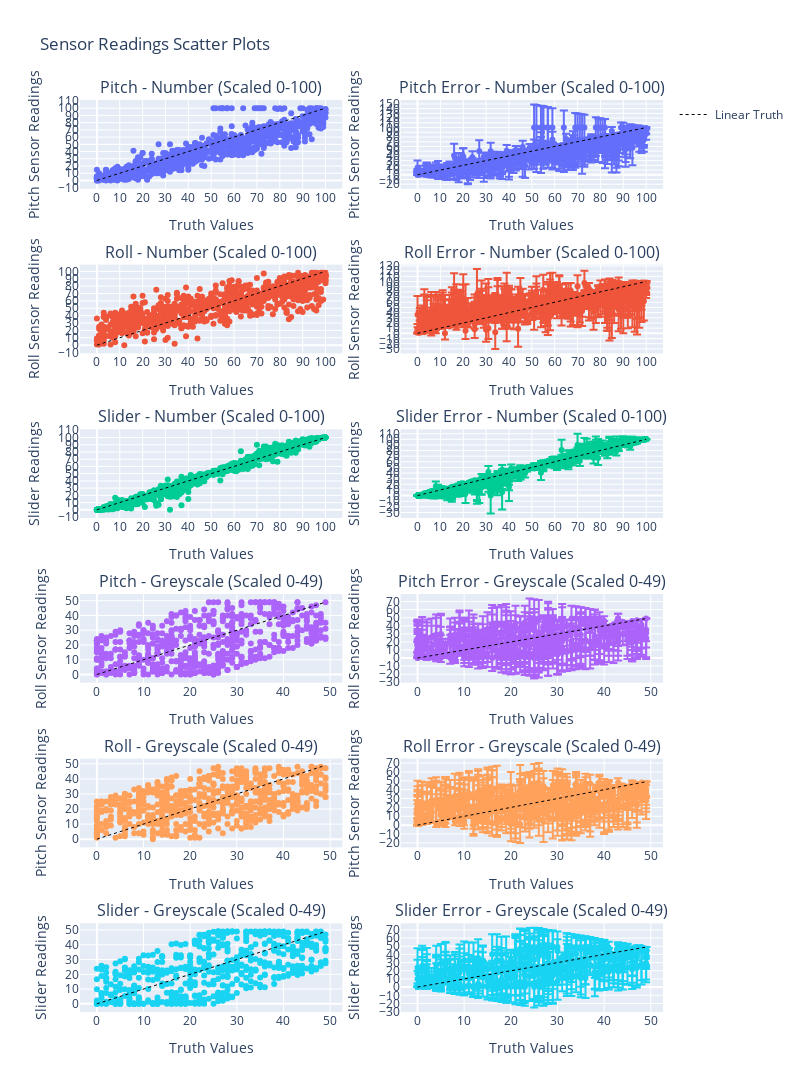

Write notebook code for a chart like this one.
### Code cell
g_pitch_greyscale_df = df[(df["experiment_type"] == "gesture_pitch_greyscale")]
g_pitch_number_df = df[(df["experiment_type"] == "gesture_pitch_number")]
g_roll_greyscale_df = df[(df["experiment_type"] == "gesture_roll_greyscale")]
g_roll_number_df = df[(df["experiment_type"] == "gesture_roll_number")]
g_slider_greyscale_df = df[(df["experiment_type"] == "slider_greyscale")]
g_slider_number_df = df[(df["experiment_type"] == "slider_number")]

fig = sp.make_subplots(rows=6, cols=2, subplot_titles=(
    'Pitch - Number (Scaled 0-100)',
    'Pitch Error - Number (Scaled 0-100)',
    'Roll - Number (Scaled 0-100)',
    'Roll Error - Number (Scaled 0-100)',
    'Slider - Number (Scaled 0-100)',
    'Slider Error - Number (Scaled 0-100)',
    'Pitch - Greyscale (Scaled 0-49)',
    'Pitch Error - Greyscale (Scaled 0-49)',
    'Roll - Greyscale (Scaled 0-49)',
    'Roll Error - Greyscale (Scaled 0-49)',
    'Slider - Greyscale (Scaled 0-49)',
    'Slider Error - Greyscale (Scaled 0-49)'
))

def add_scatter_with_equal_axes(df, truth_info, error_y, scale, row, col, fig):
    legend_repeated = row < 2 and col < 2
    trace = px.scatter(df, x="truth", y=truth_info['truth'], error_y=error_y, color_discrete_sequence=[px.colors.qualitative.Plotly[row - 1]]).data[0]
    fig.add_trace(trace, row=row, col=col)
    fig.update_xaxes(tickmode='linear', dtick=10, row=row, col=col)
    fig.update_yaxes(tickmode='linear', dtick=10, row=row, col=col)
    fig.add_shape(
        type="line",
        x0=0, y0=0, x1=scale, y1=scale,
        line=dict(color="Black", width=1, dash="dot"),
        row=row, col=col,
        showlegend=legend_repeated,
        name="Linear Truth")

add_scatter_with_equal_axes(g_pitch_number_df, experiment_truth_type["gesture_pitch_number"], None, scale_type["gesture_pitch_number"], 1, 1, fig)
add_scatter_with_equal_axes(g_pitch_number_df, experiment_truth_type["gesture_pitch_number"], experiment_truth_type["gesture_pitch_number"]["truth_diff"], scale_type["gesture_pitch_number"], 1, 2, fig)

add_scatter_with_equal_axes(g_roll_number_df, experiment_truth_type["gesture_roll_number"], None, scale_type["gesture_roll_number"], 2, 1, fig)
add_scatter_with_equal_axes(g_roll_number_df, experiment_truth_type["gesture_roll_number"], experiment_truth_type["gesture_roll_number"]["truth_diff"], scale_type["gesture_roll_number"], 2, 2, fig)

add_scatter_with_equal_axes(g_slider_number_df, experiment_truth_type["slider_number"], None, scale_type["slider_number"], 3, 1, fig)
add_scatter_with_equal_axes(g_slider_number_df, experiment_truth_type["slider_number"], experiment_truth_type["slider_number"]["truth_diff"], scale_type["slider_number"], 3, 2, fig)

add_scatter_with_equal_axes(g_pitch_greyscale_df, experiment_truth_type["gesture_pitch_greyscale"], None, scale_type["gesture_pitch_greyscale"], 4, 1, fig)
add_scatter_with_equal_axes(g_pitch_greyscale_df, experiment_truth_type["gesture_pitch_greyscale"], experiment_truth_type["gesture_pitch_greyscale"]["truth_diff"], scale_type["gesture_pitch_greyscale"], 4, 2, fig)

add_scatter_with_equal_axes(g_roll_greyscale_df, experiment_truth_type["gesture_roll_greyscale"], None, scale_type["gesture_roll_greyscale"], 5, 1, fig)
add_scatter_with_equal_axes(g_roll_greyscale_df, experiment_truth_type["gesture_roll_greyscale"], experiment_truth_type["gesture_roll_greyscale"]["truth_diff"], scale_type["gesture_roll_greyscale"], 5, 2, fig)

add_scatter_with_equal_axes(g_slider_greyscale_df, experiment_truth_type["slider_greyscale"], None, scale_type["slider_greyscale"], 6, 1, fig)
add_scatter_with_equal_axes(g_slider_greyscale_df, experiment_truth_type["slider_greyscale"], experiment_truth_type["slider_greyscale"]["truth_diff"], scale_type["slider_greyscale"], 6, 2, fig)

fig.update_layout(height=6*400, width=2*400, title_text="Sensor Readings Scatter Plots")
fig.update_xaxes(title_text="Truth Values")
fig.update_yaxes(title_text="Sensor Readings")

fig['layout']['yaxis1'].update(title='Pitch Sensor Readings')
fig['layout']['yaxis2'].update(title='Pitch Sensor Readings')
fig['layout']['yaxis3'].update(title='Roll Sensor Readings')
fig['layout']['yaxis4'].update(title='Roll Sensor Readings')
fig['layout']['yaxis5'].update(title='Slider Readings')
fig['layout']['yaxis6'].update(title='Slider Readings')
fig['layout']['yaxis7'].update(title='Roll Sensor Readings')
fig['layout']['yaxis8'].update(title='Roll Sensor Readings')
fig['layout']['yaxis9'].update(title='Pitch Sensor Readings')
fig['layout']['yaxis10'].update(title='Pitch Sensor Readings')
fig['layout']['yaxis11'].update(title='Slider Readings')
fig['layout']['yaxis12'].update(title='Slider Readings')

fig.show()

### Figure 1 — Plotly figure (JSON) as saved in the notebook; plotly's stock layout.template omitted (floating-point values rounded to 4 significant figures; data arrays with more than 128 entries replaced by an {"elided": "..."} marker saying what was removed)
{"data": [{"hovertemplate": "truth=%{x}<br>pitch_truth=%{y}<extra></extra>", "legendgroup": "", "marker": {"color": "#636EFA", "symbol": "circle"}, "mode": "markers", "name": "", "orientation": "v", "showlegend": false, "type": "scatter", "x": {"elided": "786 int values"}, "xaxis": "x", "y": {"elided": "786 int values"}, "yaxis": "y"}, {"error_y": {"array": {"elided": "786 int values"}}, "hovertemplate": "truth=%{x}<br>pitch_truth=%{y}<extra></extra>", "legendgroup": "", "marker": {"color": "#636EFA", "symbol": "circle"}, "mode": "markers", "name": "", "orientation": "v", "showlegend": false, "type": "scatter", "x": {"elided": "786 int values"}, "xaxis": "x2", "y": {"elided": "786 int values"}, "yaxis": "y2"}, {"hovertemplate": "truth=%{x}<br>roll_truth=%{y}<extra></extra>", "legendgroup": "", "marker": {"color": "#EF553B", "symbol": "circle"}, "mode": "markers", "name": "", "orientation": "v", "showlegend": false, "type": "scatter", "x": {"elided": "796 int values"}, "xaxis": "x3", "y": {"elided": "796 int values"}, "yaxis": "y3"}, {"error_y": {"array": {"elided": "796 int values"}}, "hovertemplate": "truth=%{x}<br>roll_truth=%{y}<extra></extra>", "legendgroup": "", "marker": {"color": "#EF553B", "symbol": "circle"}, "mode": "markers", "name": "", "orientation": "v", "showlegend": false, "type": "scatter", "x": {"elided": "796 int values"}, "xaxis": "x4", "y": {"elided": "796 int values"}, "yaxis": "y4"}, {"hovertemplate": "truth=%{x}<br>value=%{y}<extra></extra>", "legendgroup": "", "marker": {"color": "#00CC96", "symbol": "circle"}, "mode": "markers", "name": "", "orientation": "v", "showlegend": false, "type": "scatter", "x": {"elided": "798 int values"}, "xaxis": "x5", "y": {"elided": "798 float values"}, "yaxis": "y5"}, {"error_y": {"array": {"elided": "798 float values"}}, "hovertemplate": "truth=%{x}<br>value=%{y}<extra></extra>", "legendgroup": "", "marker": {"color": "#00CC96", "symbol": "circle"}, "mode": "markers", "name": "", "orientation": "v", "showlegend": false, "type": "scatter", "x": {"elided": "798 int values"}, "xaxis": "x6", "y": {"elided": "798 float values"}, "yaxis": "y6"}, {"hovertemplate": "truth=%{x}<br>pitch_truth=%{y}<extra></extra>", "legendgroup": "", "marker": {"color": "#AB63FA", "symbol": "circle"}, "mode": "markers", "name": "", "orientation": "v", "showlegend": false, "type": "scatter", "x": {"elided": "586 int values"}, "xaxis": "x7", "y": {"elided": "586 int values"}, "yaxis": "y7"}, {"error_y": {"array": {"elided": "586 int values"}}, "hovertemplate": "truth=%{x}<br>pitch_truth=%{y}<extra></extra>", "legendgroup": "", "marker": {"color": "#AB63FA", "symbol": "circle"}, "mode": "markers", "name": "", "orientation": "v", "showlegend": false, "type": "scatter", "x": {"elided": "586 int values"}, "xaxis": "x8", "y": {"elided": "586 int values"}, "yaxis": "y8"}, {"hovertemplate": "truth=%{x}<br>roll_truth=%{y}<extra></extra>", "legendgroup": "", "marker": {"color": "#FFA15A", "symbol": "circle"}, "mode": "markers", "name": "", "orientation": "v", "showlegend": false, "type": "scatter", "x": {"elided": "621 int values"}, "xaxis": "x9", "y": {"elided": "621 int values"}, "yaxis": "y9"}, {"error_y": {"array": {"elided": "621 int values"}}, "hovertemplate": "truth=%{x}<br>roll_truth=%{y}<extra></extra>", "legendgroup": "", "marker": {"color": "#FFA15A", "symbol": "circle"}, "mode": "markers", "name": "", "orientation": "v", "showlegend": false, "type": "scatter", "x": {"elided": "621 int values"}, "xaxis": "x10", "y": {"elided": "621 int values"}, "yaxis": "y10"}, {"hovertemplate": "truth=%{x}<br>value=%{y}<extra></extra>", "legendgroup": "", "marker": {"color": "#19D3F3", "symbol": "circle"}, "mode": "markers", "name": "", "orientation": "v", "showlegend": false, "type": "scatter", "x": {"elided": "568 int values"}, "xaxis": "x11", "y": {"elided": "568 float values"}, "yaxis": "y11"}, {"error_y": {"array": {"elided": "568 float values"}}, "hovertemplate": "truth=%{x}<br>value=%{y}<extra></extra>", "legendgroup": "", "marker": {"color": "#19D3F3", "symbol": "circle"}, "mode": "markers", "name": "", "orientation": "v", "showlegend": false, "type": "scatter", "x": {"elided": "568 int values"}, "xaxis": "x12", "y": {"elided": "568 float values"}, "yaxis": "y12"}], "layout": {"annotations": [{"font": {"size": 16}, "showarrow": false, "text": "Pitch - Number (Scaled 0-100)", "x": 0.225, "xanchor": "center", "xref": "paper", "y": 1.0, "yanchor": "bottom", "yref": "paper"}, {"font": {"size": 16}, "showarrow": false, "text": "Pitch Error - Number (Scaled 0-100)", "x": 0.775, "xanchor": "center", "xref": "paper", "y": 1.0, "yanchor": "bottom", "yref": "paper"}, {"font": {"size": 16}, "showarrow": false, "text": "Roll - Number (Scaled 0-100)", "x": 0.225, "xanchor": "center", "xref": "paper", "y": 0.8194, "yanchor": "bottom", "yref": "paper"}, {"font": {"size": 16}, "showarrow": false, "text": "Roll Error - Number (Scaled 0-100)", "x": 0.775, "xanchor": "center", "xref": "paper", "y": 0.8194, "yanchor": "bottom", "yref": "paper"}, {"font": {"size": 16}, "showarrow": false, "text": "Slider - Number (Scaled 0-100)", "x": 0.225, "xanchor": "center", "xref": "paper", "y": 0.6389, "yanchor": "bottom", "yref": "paper"}, {"font": {"size": 16}, "showarrow": false, "text": "Slider Error - Number (Scaled 0-100)", "x": 0.775, "xanchor": "center", "xref": "paper", "y": 0.6389, "yanchor": "bottom", "yref": "paper"}, {"font": {"size": 16}, "showarrow": false, "text": "Pitch - Greyscale (Scaled 0-49)", "x": 0.225, "xanchor": "center", "xref": "paper", "y": 0.4583, "yanchor": "bottom", "yref": "paper"}, {"font": {"size": 16}, "showarrow": false, "text": "Pitch Error - Greyscale (Scaled 0-49)", "x": 0.775, "xanchor": "center", "xref": "paper", "y": 0.4583, "yanchor": "bottom", "yref": "paper"}, {"font": {"size": 16}, "showarrow": false, "text": "Roll - Greyscale (Scaled 0-49)", "x": 0.225, "xanchor": "center", "xref": "paper", "y": 0.2778, "yanchor": "bottom", "yref": "paper"}, {"font": {"size": 16}, "showarrow": false, "text": "Roll Error - Greyscale (Scaled 0-49)", "x": 0.775, "xanchor": "center", "xref": "paper", "y": 0.2778, "yanchor": "bottom", "yref": "paper"}, {"font": {"size": 16}, "showarrow": false, "text": "Slider - Greyscale (Scaled 0-49)", "x": 0.225, "xanchor": "center", "xref": "paper", "y": 0.09722, "yanchor": "bottom", "yref": "paper"}, {"font": {"size": 16}, "showarrow": false, "text": "Slider Error - Greyscale (Scaled 0-49)", "x": 0.775, "xanchor": "center", "xref": "paper", "y": 0.09722, "yanchor": "bottom", "yref": "paper"}], "height": 2400, "shapes": [{"line": {"color": "Black", "dash": "dot", "width": 1}, "name": "Linear Truth", "showlegend": true, "type": "line", "x0": 0, "x1": 100, "xref": "x", "y0": 0, "y1": 100, "yref": "y"}, {"line": {"color": "Black", "dash": "dot", "width": 1}, "name": "Linear Truth", "showlegend": false, "type": "line", "x0": 0, "x1": 100, "xref": "x2", "y0": 0, "y1": 100, "yref": "y2"}, {"line": {"color": "Black", "dash": "dot", "width": 1}, "name": "Linear Truth", "showlegend": false, "type": "line", "x0": 0, "x1": 100, "xref": "x3", "y0": 0, "y1": 100, "yref": "y3"}, {"line": {"color": "Black", "dash": "dot", "width": 1}, "name": "Linear Truth", "showlegend": false, "type": "line", "x0": 0, "x1": 100, "xref": "x4", "y0": 0, "y1": 100, "yref": "y4"}, {"line": {"color": "Black", "dash": "dot", "width": 1}, "name": "Linear Truth", "showlegend": false, "type": "line", "x0": 0, "x1": 100, "xref": "x5", "y0": 0, "y1": 100, "yref": "y5"}, {"line": {"color": "Black", "dash": "dot", "width": 1}, "name": "Linear Truth", "showlegend": false, "type": "line", "x0": 0, "x1": 100, "xref": "x6", "y0": 0, "y1": 100, "yref": "y6"}, {"line": {"color": "Black", "dash": "dot", "width": 1}, "name": "Linear Truth", "showlegend": false, "type": "line", "x0": 0, "x1": 49, "xref": "x7", "y0": 0, "y1": 49, "yref": "y7"}, {"line": {"color": "Black", "dash": "dot", "width": 1}, "name": "Linear Truth", "showlegend": false, "type": "line", "x0": 0, "x1": 49, "xref": "x8", "y0": 0, "y1": 49, "yref": "y8"}, {"line": {"color": "Black", "dash": "dot", "width": 1}, "name": "Linear Truth", "showlegend": false, "type": "line", "x0": 0, "x1": 49, "xref": "x9", "y0": 0, "y1": 49, "yref": "y9"}, {"line": {"color": "Black", "dash": "dot", "width": 1}, "name": "Linear Truth", "showlegend": false, "type": "line", "x0": 0, "x1": 49, "xref": "x10", "y0": 0, "y1": 49, "yref": "y10"}, {"line": {"color": "Black", "dash": "dot", "width": 1}, "name": "Linear Truth", "showlegend": false, "type": "line", "x0": 0, "x1": 49, "xref": "x11", "y0": 0, "y1": 49, "yref": "y11"}, {"line": {"color": "Black", "dash": "dot", "width": 1}, "name": "Linear Truth", "showlegend": false, "type": "line", "x0": 0, "x1": 49, "xref": "x12", "y0": 0, "y1": 49, "yref": "y12"}], "title": {"text": "Sensor Readings Scatter Plots"}, "width": 800, "xaxis": {"anchor": "y", "domain": [0, 0.45], "dtick": 10, "tickmode": "linear", "title": {"text": "Truth Values"}}, "xaxis10": {"anchor": "y10", "domain": [0.55, 1], "dtick": 10, "tickmode": "linear", "title": {"text": "Truth Values"}}, "xaxis11": {"anchor": "y11", "domain": [0, 0.45], "dtick": 10, "tickmode": "linear", "title": {"text": "Truth Values"}}, "xaxis12": {"anchor": "y12", "domain": [0.55, 1], "dtick": 10, "tickmode": "linear", "title": {"text": "Truth Values"}}, "xaxis2": {"anchor": "y2", "domain": [0.55, 1], "dtick": 10, "tickmode": "linear", "title": {"text": "Truth Values"}}, "xaxis3": {"anchor": "y3", "domain": [0, 0.45], "dtick": 10, "tickmode": "linear", "title": {"text": "Truth Values"}}, "xaxis4": {"anchor": "y4", "domain": [0.55, 1], "dtick": 10, "tickmode": "linear", "title": {"text": "Truth Values"}}, "xaxis5": {"anchor": "y5", "domain": [0, 0.45], "dtick": 10, "tickmode": "linear", "title": {"text": "Truth Values"}}, "xaxis6": {"anchor": "y6", "domain": [0.55, 1], "dtick": 10, "tickmode": "linear", "title": {"text": "Truth Values"}}, "xaxis7": {"anchor": "y7", "domain": [0, 0.45], "dtick": 10, "tickmode": "linear", "title": {"text": "Truth Values"}}, "xaxis8": {"anchor": "y8", "domain": [0.55, 1], "dtick": 10, "tickmode": "linear", "title": {"text": "Truth Values"}}, "xaxis9": {"anchor": "y9", "domain": [0, 0.45], "dtick": 10, "tickmode": "linear", "title": {"text": "Truth Values"}}, "yaxis": {"anchor": "x", "domain": [0.9028, 1.0], "dtick": 10, "tickmode": "linear", "title": {"text": "Pitch Sensor Readings"}}, "yaxis10": {"anchor": "x10", "domain": [0.1806, 0.2778], "dtick": 10, "tickmode": "linear", "title": {"text": "Pitch Sensor Readings"}}, "yaxis11": {"anchor": "x11", "domain": [0, 0.09722], "dtick": 10, "tickmode": "linear", "title": {"text": "Slider Readings"}}, "yaxis12": {"anchor": "x12", "domain": [0, 0.09722], "dtick": 10, "tickmode": "linear", "title": {"text": "Slider Readings"}}, "yaxis2": {"anchor": "x2", "domain": [0.9028, 1.0], "dtick": 10, "tickmode": "linear", "title": {"text": "Pitch Sensor Readings"}}, "yaxis3": {"anchor": "x3", "domain": [0.7222, 0.8194], "dtick": 10, "tickmode": "linear", "title": {"text": "Roll Sensor Readings"}}, "yaxis4": {"anchor": "x4", "domain": [0.7222, 0.8194], "dtick": 10, "tickmode": "linear", "title": {"text": "Roll Sensor Readings"}}, "yaxis5": {"anchor": "x5", "domain": [0.5417, 0.6389], "dtick": 10, "tickmode": "linear", "title": {"text": "Slider Readings"}}, "yaxis6": {"anchor": "x6", "domain": [0.5417, 0.6389], "dtick": 10, "tickmode": "linear", "title": {"text": "Slider Readings"}}, "yaxis7": {"anchor": "x7", "domain": [0.3611, 0.4583], "dtick": 10, "tickmode": "linear", "title": {"text": "Roll Sensor Readings"}}, "yaxis8": {"anchor": "x8", "domain": [0.3611, 0.4583], "dtick": 10, "tickmode": "linear", "title": {"text": "Roll Sensor Readings"}}, "yaxis9": {"anchor": "x9", "domain": [0.1806, 0.2778], "dtick": 10, "tickmode": "linear", "title": {"text": "Pitch Sensor Readings"}}}}
